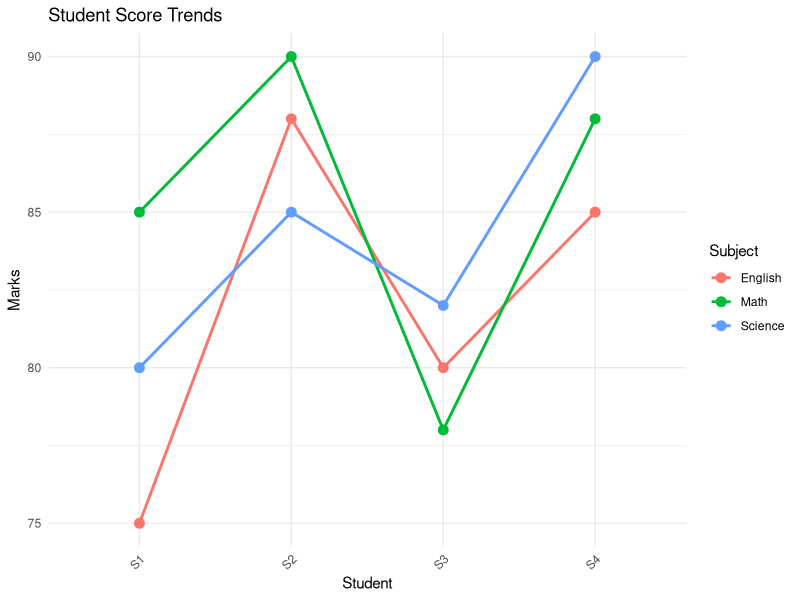

Recreate this plot in R.
students <- data.frame(
  Student = c(
    "Srinivas", "Siva", "Naveen", "Srinath", "Ganesh",
    "Anil", "Deep", "Radhakrishna", "Kiran", "Harsha"
  ),
  Math = c(82, 72, 93, 94, 96, 92, 90, 94, 90, 88),
  Science = c(89,90,91,92,89,88,87,85,89,91),
  English = c(90,92,93,94,97,96,94,93,92,90),
  Hours = c(5.0,4.0,6.0,3.0,5.5,3.5,2.0,8.0,1.0,6.0)
)
library(tidyr)
library(ggplot2)

Student <- data.frame(
  Student = c("S1", "S2", "S3", "S4"),
  Math = c(85, 90, 78, 88),
  Science = c(80, 85, 82, 90),
  English = c(75, 88, 80, 85)
)

long_df <- pivot_longer(
  Student,
  cols = c(Math, Science, English),
  names_to = "Subject",
  values_to = "Score"
)

ggplot(long_df,
       aes(x = Student, y = Score,
           color = Subject, group = Subject)) +
  geom_line(linewidth = 1) +
  geom_point(size = 3) +
  theme_minimal() +
  labs(title = "Student Score Trends",
       x = "Student", y = "Marks") +
  theme(axis.text.x = element_text(
    angle = 45, hjust = 1))
